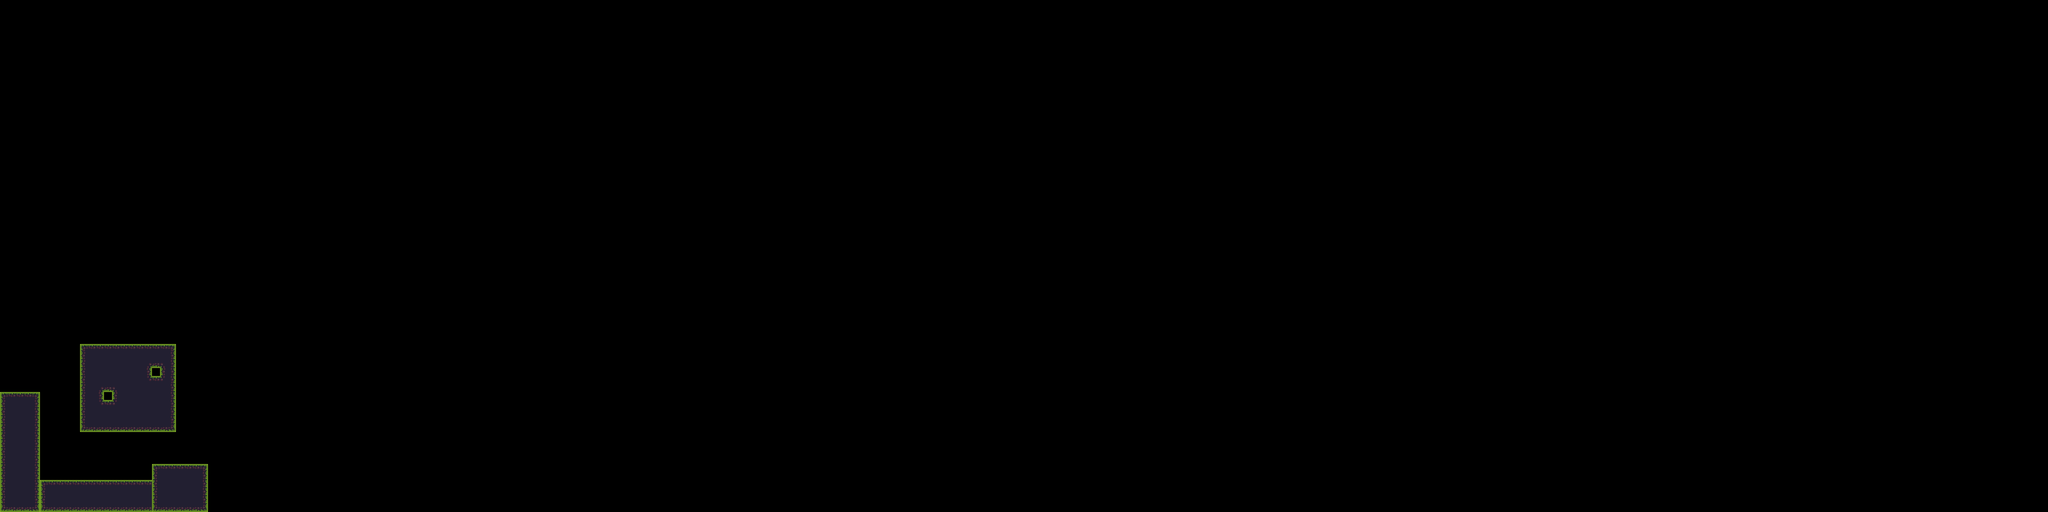

A 2D game scene composited from a Tiled map and its tileset images. What follows is a short description and the map's XML, with each tile layer's data collapsed to a summary:
An orthogonal 256x64 tile map with 16x16 px tiles, 1 tile layer (Tile Layer 1) and 1 object (player).

<map version="1.8" tiledversion="1.8.0" orientation="orthogonal" renderorder="right-down" width="256" height="64" tilewidth="16" tileheight="16" infinite="0" nextlayerid="5" nextobjectid="6">
 <tileset firstgid="1" source="../Tilsets/tileset.tsx" />
 <layer id="3" name="Tile Layer 1" width="256" height="64">
  <data>[16384 cells, 305 non-empty, 18 distinct tile ids]</data>
 </layer>
 <objectgroup id="4" name="Player Layer">
  <object id="3" name="player" x="124.751" y="926.266" width="13.919" height="28.6112" />
 </objectgroup>
</map>
